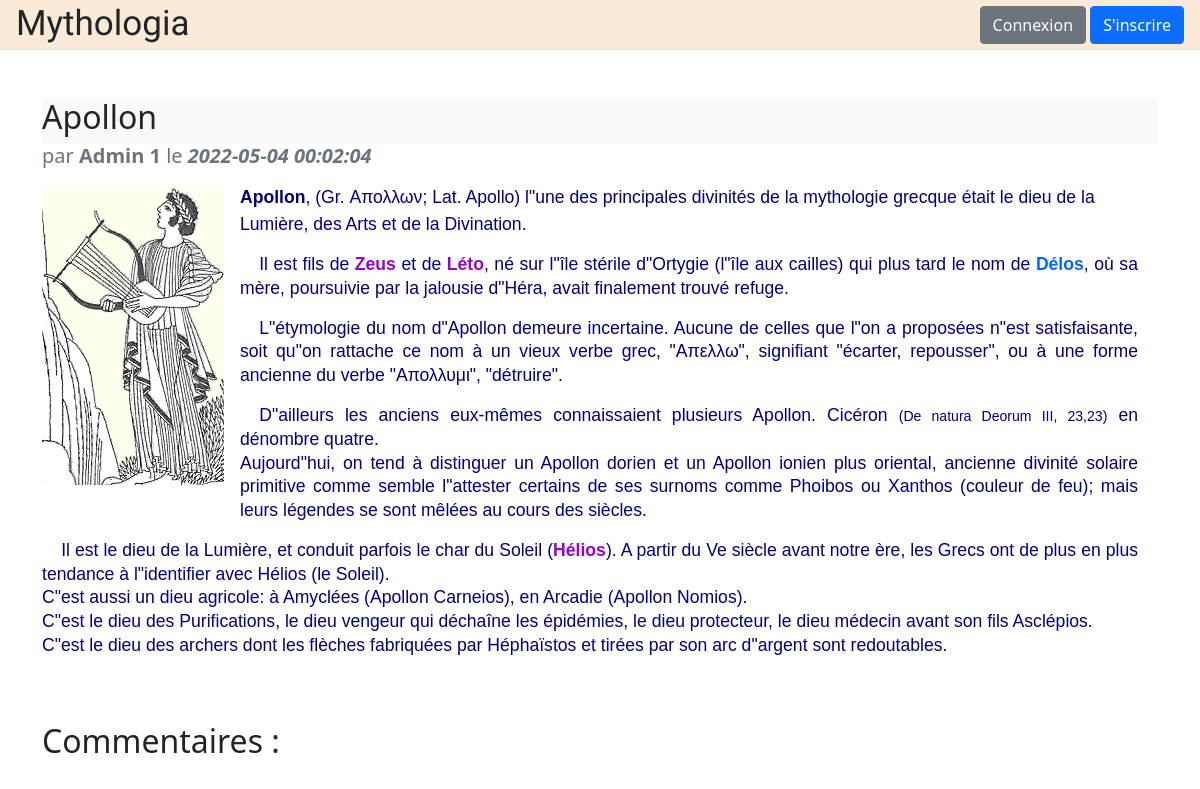
The app's page /public/articles/read/2 with its own data.
### tables this page shows
CREATE TABLE IF NOT EXISTS `articles` (
  `id_article` int(11) NOT NULL AUTO_INCREMENT,
  `id_user` int(11) NOT NULL,
  `titre_article` varchar(255) NOT NULL,
  `contenu_article` text NOT NULL,
  `image_article` varchar(255) NOT NULL,
  `date_article` datetime NOT NULL DEFAULT current_timestamp(),
  PRIMARY KEY (`id_article`),
  UNIQUE KEY `titre_article` (`titre_article`),
  KEY `id_user` (`id_user`)
);

CREATE TABLE IF NOT EXISTS `users` (
  `id_user` int(11) NOT NULL AUTO_INCREMENT,
  `email_user` varchar(150) NOT NULL,
  `pseudo_user` varchar(50) NOT NULL,
  `password_user` varchar(150) NOT NULL,
  `role_user` varchar(50) NOT NULL DEFAULT 'user',
  PRIMARY KEY (`id_user`),
  UNIQUE KEY `email_user` (`email_user`)
);

### Controllers/Controller.php (called while the page is built, shortened)
<?php
class Controller{
    public function render(string $file, string $title = null, array $data = [], string $template = 'base'){
        extract($data);
        require_once ROOT . '/Views/' . $file . '.php';
    }
}

### Controllers/ArticlesController.php (called while the page is built, shortened)
<?php
require_once('Controller.php');
require_once('../Models/ArticlesModel.php');
class ArticlesController extends Controller{
    public function read(int $id){
        $articlesModel = new ArticlesModel;
        $article = $articlesModel->get($id);
        $usersModel = new UsersModel;
        $user = $usersModel->get($article->id_user);
        $article->pseudo_user = $user->pseudo_user;
        $this->render('articles/read', $article->titre_article, ['article' => $article]);
    }
}

### public/index.php (called while the page is built, shortened)
<?php
$app = new Router;
$app->start();

### Models/ArticlesModel.php (called while the page is built, shortened)
<?php
require_once('Model.php');
class ArticlesModel extends Model{
    public function __construct(){
        $this->table = "articles";
    }
}

### Core/Db.php (called while the page is built, shortened)
<?php
class Db extends PDO{
    private static $instance;
    private function __construct(){
        $_dsn ='mysql:dbname=' . self::DB_NAME . ';host=' . self::DB_HOST . ';port=' . self::DB_PORT. ';charset=utf8mb4';
    }
    public static function getInstance(){
        if(self::$instance === null){
            self::$instance = new self();
        }
        return self::$instance;
    }
}

### Models/Model.php (called while the page is built, shortened)
<?php
require_once('../Core/Db.php');
class Model extends Db{
    protected $table;
    public function myQuery(string $sql, array $attributs = null){
        $this->db = Db::getInstance();
        if($attributs !== null){
            $query = $this->db->prepare($sql);
            $query->execute($attributs);
            return $query;
        }else{
            return $this->db->query($sql);
        }
    }
    public function get(int $id){
        return $this->myQuery("SELECT * FROM $this->table WHERE id_" . substr($this->table, 0, -1) . "= ?", [$id])->fetch();
    }
}

### Views/articles/read.php (the view, shortened to what this page needs)
<div class="d-flex flex-column align-items-center">
    <article class="mt-5">
        <div class="d-flex justify-content-between align-items-center bg-light">
            <h2><?= $article->titre_article ?></h2>
        </div>
        <h5 class="text-muted mb-2">par <span class="fw-bold"><?= ucFirst($article->pseudo_user) ?></span> le <span class="fw-bold fst-italic"><?= $article->date_article ?></span></h5>
        <div class="">
            <img class="image-article float-start me-3 mb-3 mt-1" src="<?= ROOT_PUBLIC . 'assets/img/articles/' . $article->image_article ?>" alt="Illustration pour <?= $article->titre_article ?>">
            <p class=""><?= htmlspecialchars_decode($article->contenu_article) ?></p>
        </div>
    </article>
    <h2 class="mt-5 align-self-start">Commentaires :</h2>
</div>

### public/assets/css/style.css (style rules this page uses)
a { text-decoration: none; color: currentColor; }
.image-article { max-width: 400px; max-height: 400px; }

### records on screen
articles: titre_article "Apollon", date_article "2022-05-04 00:02:04", image_article+titre_article (picture), contenu_article "Apollon , (Gr. Απολλων; Lat. Apollo) l\"une des principales divinités de la mythologie grecque était le dieu de la Lumière, des Arts et de la Divination. Il est fils de Zeus et de Léto , né sur l\"île stérile d\"Ortygie (l\"île aux cailles) qui plus tard le nom de Délos , où sa mère, poursuivie par la jalousie d\"Héra, avait finalement trouvé refuge. L\"étymologie du nom d\"Apollon demeure incertaine. Aucune de celles que l\"on a proposées n\"est satisfaisante, soit qu\"on rattache ce nom à un vieux verbe grec, \"Απελλω\", signifiant \"écarter, repousser\", ou à une forme ancienne du verbe \"Απολλυμι\", \"détruire\". D\"ailleurs les anciens eux-mêmes connaissaient plusieurs Apollon. Cicéron (De natura Deorum…"
users: pseudo_user "Admin 1"
